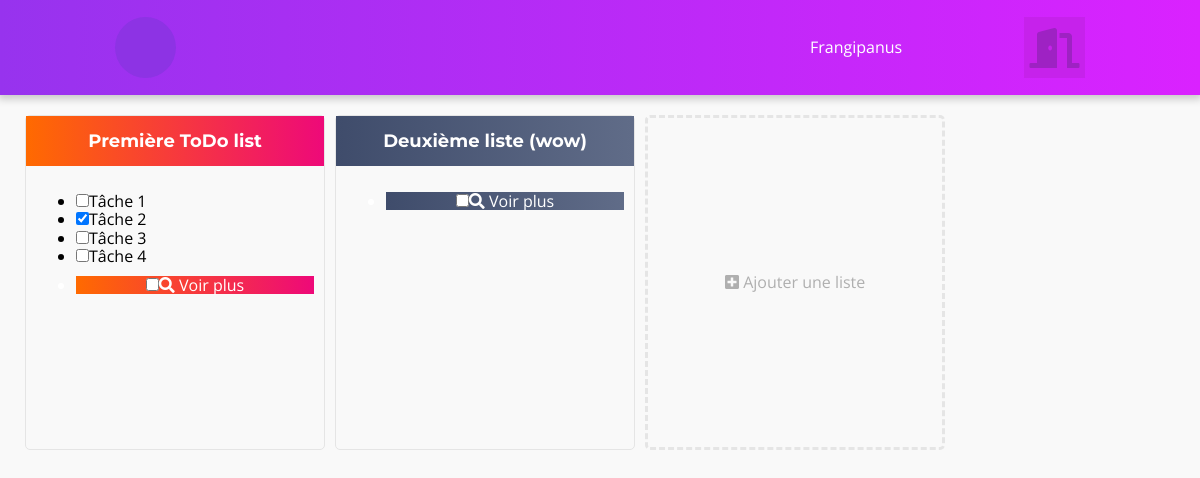
Page / (signed in) on the earlier database version.
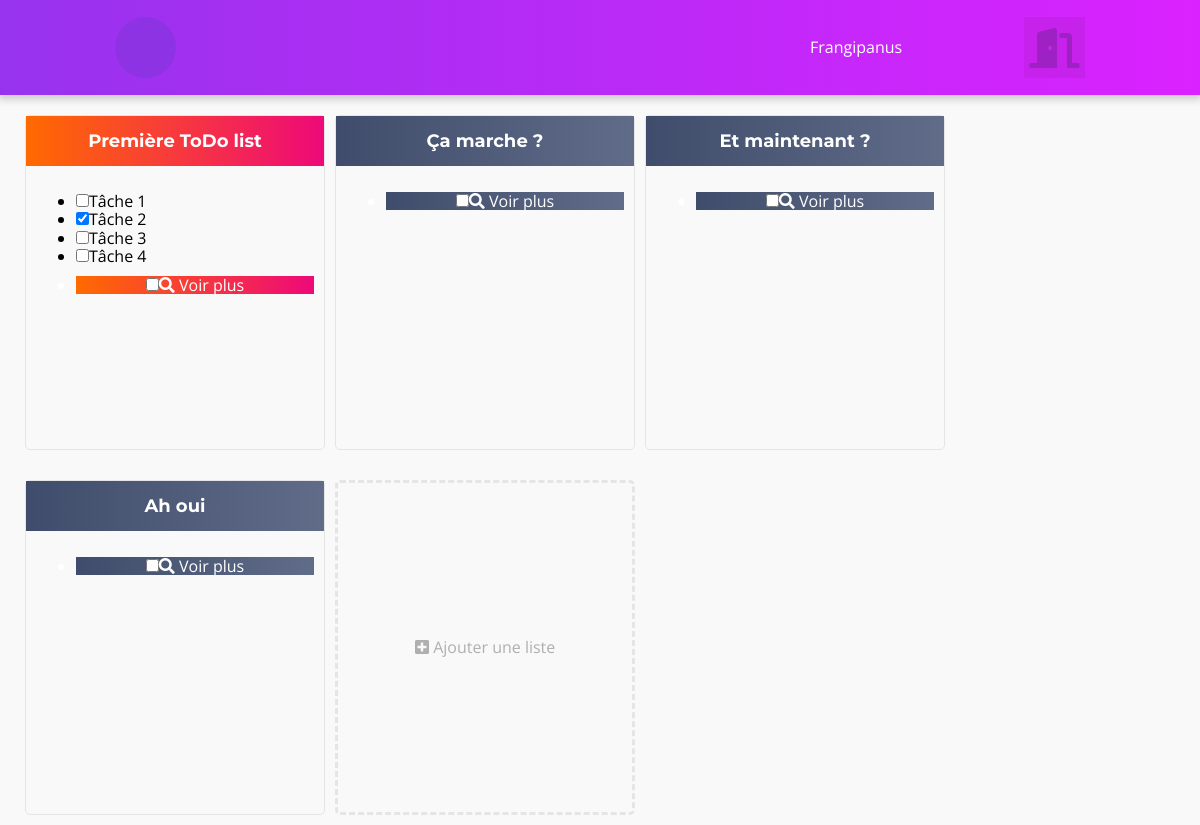
Same page on the later database version.
### tables this page shows
CREATE TABLE IF NOT EXISTS `todo_lists` (
  `list_id` int(11) NOT NULL AUTO_INCREMENT,
  `user_id` int(11) NOT NULL,
  `name` varchar(32) NOT NULL,
  `color` varchar(255) NOT NULL,
  PRIMARY KEY (`list_id`),
  KEY `user_id` (`user_id`)
);

CREATE TABLE IF NOT EXISTS `tasks` (
  `task_id` int(11) NOT NULL AUTO_INCREMENT,
  `user_id` int(11) NOT NULL,
  `list_id` int(11) NOT NULL,
  `name` varchar(32) NOT NULL,
  `status` tinyint(1) NOT NULL DEFAULT 0,
  PRIMARY KEY (`task_id`),
  KEY `list_id` (`list_id`),
  KEY `user_id` (`user_id`)
);

### classes/TodoLists.php (called while the page is built, shortened)
<?php
class TodoLists {
    private $_db;
    public function __construct(PDO $db) {
        $this->_db = $db;
    }
    public function getAll($user_id) {
        return PDOFactory::sendQuery(
            $this->_db,
            'SELECT list_id, name, color FROM todo_lists WHERE user_id = :user_id ORDER BY list_id',
            ["user_id" => (int) $user_id]
        );
    }
}

### classes/PDOFactory.php (called while the page is built, shortened)
<?php
abstract class PDOFactory {
    public static function sendQuery($db, $sql, $vars = [], $return = true) {
        $query = $db->prepare($sql);
        $result = [];
        foreach ($vars as $name => $value) {
            if      (is_int($value))    $type = PDO::PARAM_INT;
            elseif  (is_bool($value))   $type = PDO::PARAM_BOOL;
            else                        $type = PDO::PARAM_STR;
            $query->bindValue(":$name", $value, $type);
        }
        $query->execute();
        if ($return) while ($d = $query->fetch(PDO::FETCH_ASSOC)) { $result[] = $d; }
        if ($return) return $result;
    }
}

### index.php (called while the page is built, shortened)
<?php
require_once "./init.php";
require_once "./php/getTodoList.php";
require_once "./views/index_v.php";

### classes/Tasks.php (called while the page is built, shortened)
<?php
class Tasks {
    private $_db;
    public function __construct(PDO $db) {
        $this->_db = $db;
    }
    public function getAll($user_id) {
        return PDOFactory::sendQuery(
            $this->_db,
            'SELECT task_id, list_id, name, status FROM tasks WHERE user_id = :user_id',
            ["user_id" => (int) $user_id]
        );
    }
}

### php/getTodoList.php (the view, shortened to what this page needs)
<?php
$TodoListsManager = new TodoLists($db);
$TasksManager = new Tasks($db);
$todoLists = $TodoListsManager->getAll($_SESSION["user_id"]);
$tasksList = $TasksManager->getAll($_SESSION["user_id"]);
foreach ($todoLists as $todoList) {
    $list_id = $todoList["list_id"];
    $list_name = htmlspecialchars($todoList["name"]);
    $list_color = strlen($todoList["color"]) != 0 ? htmlspecialchars($todoList["color"]) : "grey";
    $list_tasks = array_keys(array_column($tasksList, 'list_id'), $list_id);
    ?>
        <div class="todoList <?= $list_color ?>">
            <div class="tlHead">
                <h2><?= $list_name ?></h2>
            </div>
            <div class="tlBody">
                <ul>
                    <?php
                        $tasks_limit = 4;
                        $tasks_count = 0;
                        foreach ($list_tasks as $task) {
                            if ($tasks_count == $tasks_limit) break;
                            $task = $tasksList[$task];
                            $task_id = $task["task_id"];
                            $task_name = htmlspecialchars($task["name"]);
                            $task_status = $task["status"] == "1" ? "checked" : "";
                            $HTMLid = "l" . $list_id . "t" . $task_id;
                            echo '<li><input type="checkbox" id="'.$HTMLid.'" '.$task_status.'/><label for="'.$HTMLid.'">'.$task_name.'</label></li>';
                            $tasks_count++;
                        }
                        $see_more_id = "t".$list_id."SeeMore";
                        echo '<a href="./view_todo_list.php?list_id='.$list_id.'" class="seeMore"><li><input type="checkbox" id="'.$see_more_id.'"/><label for="'.$see_more_id.'"><i class="fas fa-search"></i> Voir plus</label></li></a>';
                    ?>
                </ul>
            </div>
        </div>
    <?php
}
?>
    <div id="addTodoList">
        <div>
            <p><i class="fas fa-plus-square"></i> Ajouter une liste</p>
        </div>
    </div>
<?php
$todoListsHTML = ob_get_contents();

### views/index_v.php (shortened to what this page needs)
<!DOCTYPE html>
<html lang="fr">
    <head>
        <?php include_once(ROOT."/views/models/head.php"); ?>
    </head>
    <body>
        <?php include_once(ROOT."/views/models/header.php"); ?>
        <div id="todoListContainer">
            <?= $todoListsHTML; ?>
        </div>
    </body>
</html>

### views/models/head.php (shortened to what this page needs)
<link rel="stylesheet" href="./assets/css/normalize.css"/>
<link rel="stylesheet" href="./assets/css/font-awesome.css"/>
<link rel="stylesheet" href="./assets/css/main.css"/>

### views/models/header.php
<header>
    <div id="logo"></div>
    <div id="user">
        <p><?= htmlspecialchars($_SESSION["username"]) ?></p>
        <a href="./php/disconnect_user.php" id="disconnect"><i class="fas fa-door-open"></i></a>
    </div>
</header>

### assets/css/main.css (style rules this page uses)
html { width: 100%; height: 100%; }
body { font-family: 'Open Sans', Arial, sans-serif; background: #F9F9F9; }
header { height: 95px; background: #DA22FF; background: -webkit-linear-gradient(to right, #9733EE, #DA22FF); background: linear-gradient(to right, #9733EE, #DA22FF); color: #FFFFFF; -webkit-box-shadow: 0px 2px 8px 2px rgba(0,0,0,0.2); -moz-box-shadow: 0px 2px 8px 2px rgba(0,0,0,0.2); box-shadow: 0px 2px 8px 2px rgba(0,0,0,0.2); }
#logo { display: inline-block; float: left; width: 61px; height: 61px; margin: 17px 0 17px 115px; border-radius: 50%; background: #8d33e4; }
#user { display: inline-block; float: right; width: 275px; height: 61px; margin: 17px 115px 17px 0; }
#user p { display: inline-block; width: 65%; height: 61px; line-height: 61px; margin: 0; font-size: 1em; overflow: hidden; white-space: nowrap; text-overflow: ellipsis; }
#disconnect { display: inline-block; float: right; text-align: center; width: 61px; height: 61px; line-height: 61px; font-size: 2.5em; background: #c622eb; color: #9e22c3; transition: color 250ms; }
#todoListContainer { box-sizing: border-box; display: flex; flex-direction: row; flex-wrap: wrap; height: 100%; padding: 0 15px; }
.todoList, #addTodoList { box-sizing: border-box; position: relative; flex-grow: 0; flex-shrink: 0; width: 300px; height: 335px; margin: 20px 0 10px 10px; border: thin #e5e5e5 solid; border-radius: 5px; }
#addTodoList { text-align: center; color: #afafaf; border-style: dashed; border-width: medium; white-space: nowrap; cursor: pointer; transition: background-color 250ms; }
#addTodoList:before { content: ''; display: inline-block; height: 100%; vertical-align: middle; margin-right: -0.25em; }
#addTodoList div { display: inline-block; vertical-align: middle; width: 100%; }
.todoList.pinkorange .tlHead, .todoList.pinkorange .seeMore, .todoList.pinkorange .tlDeleteContainer, .cSOption .cSColor.pinkorange { background: #ee0979; background: -webkit-linear-gradient(to right, #ff6a00, #ee0979); background: linear-gradient(to right, #ff6a00, #ee0979); color: #FFFFFF; }
.todoList.grey .tlHead, .todoList.grey .seeMore, .todoList.grey .tlDeleteContainer, .cSOption .cSColor.grey { background: #606c88; background: -webkit-linear-gradient(to right, #3f4c6b, #606c88); background: linear-gradient(to right, #3f4c6b, #606c88); color: #FFFFFF; }
.tlHead { text-align: center; font-size: 0.75em; height: 50px; line-height: 50px; font-family: 'Montserrat', Arial, sans-serif; }
.tlHead h2 { margin: 0; }
.tlBody { box-sizing: border-box; width: 100%; padding: 10px; }
.seeMore { position: relative; display: block; text-align: center; margin-top: 10px; color: #FFFFFF; text-decoration: none; }
.seeMore:before { content: ' '; position: absolute; top: 0; right: 0; bottom: 0; left: 0; -webkit-box-shadow: 5px 5px 5px 0px rgba(229,229,229,1); -moz-box-shadow: 5px 5px 5px 0px rgba(229,229,229,1); box-shadow: 5px 5px 5px 0px rgba(229,229,229,1); opacity: 0; transition: opacity 250ms; }
.seeMore li { background: none !important; border-bottom: none !important; }
.seeMore label { background: none !important; }
.seeMore label:before { content: "" !important; }

Differences in the rows shown:
removed todo_lists: name "Deuxième liste (wow)"
added todo_lists: name "Ça marche ?"
added todo_lists: name "Et maintenant ?"
added todo_lists: name "Ah oui"
